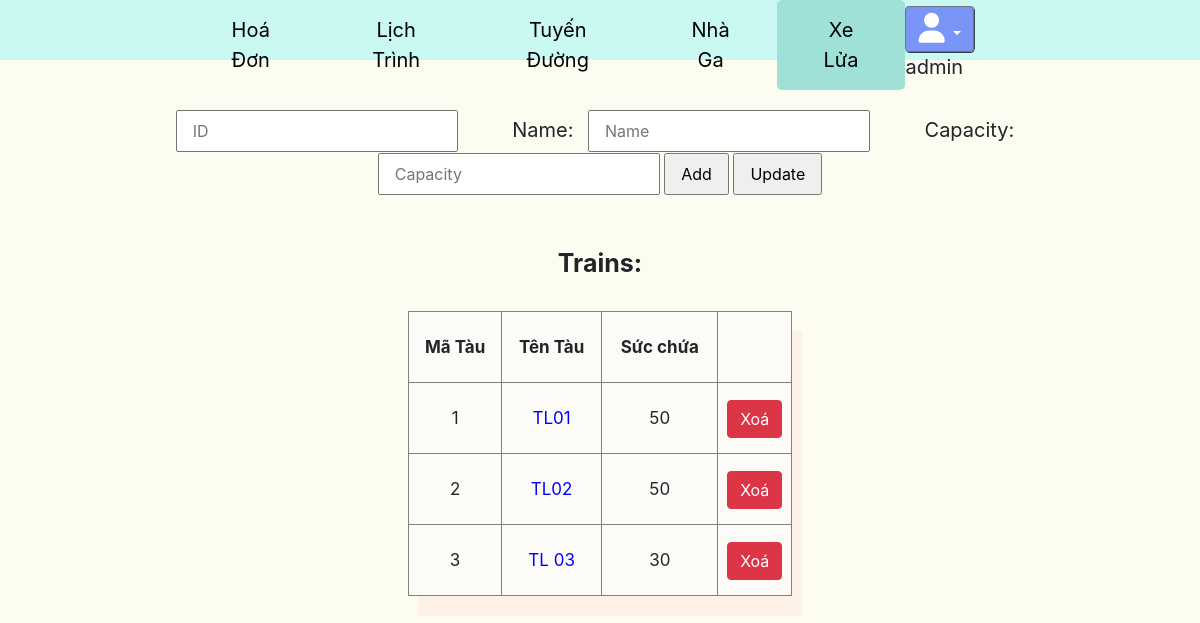
Before: /trains/ (signed in) with the older database file.
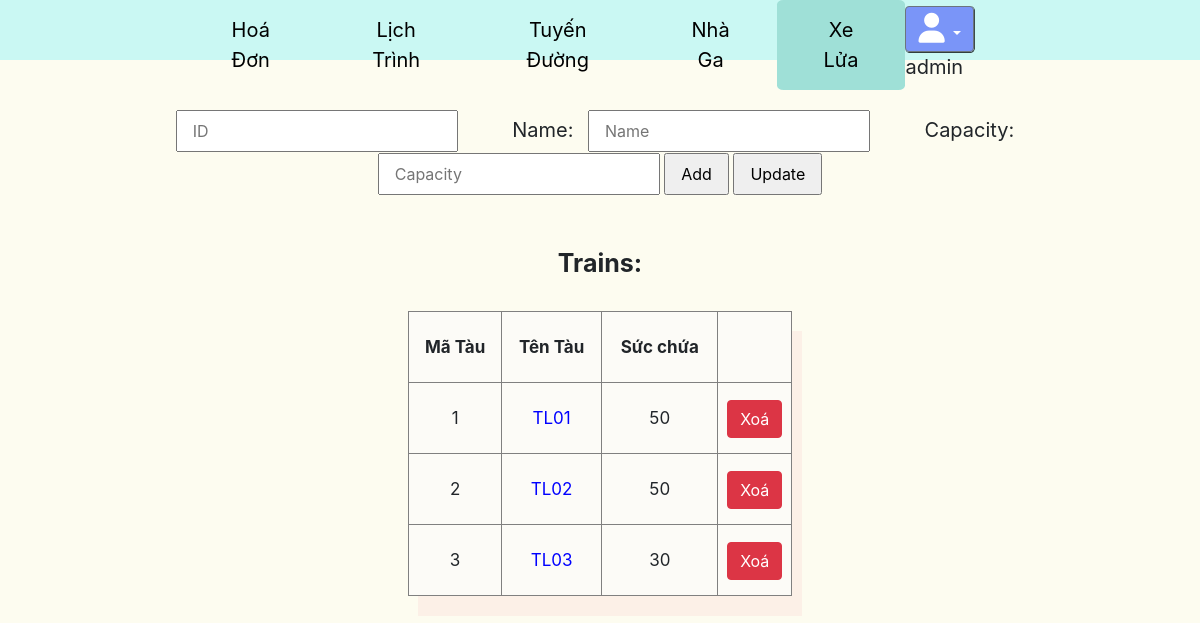
After: the same page with the newer database file.
### core/models.py (models this page shows, shortened)
class Train(models.Model):
    name = models.CharField(default = "", max_length = 50)
    capacity = models.IntegerField(default = 50)
    place = models.CharField(default = "", max_length = 255, null=True,blank=True)

### core/views.py (the view, shortened to what this page needs)
# urls.py: path('trains/', Trains.as_view() , name='trains'),
@method_decorator(staff_member_required, name='dispatch')
class Trains(View):
    def get(self,request):
        trains = Train.objects.all()
        context = {
            'trains':trains,
        }
        return render(request, 'core/trains.html',context)

### core/templates/core/trains.html (shortened to what this page needs)
{% extends 'core/base_manage.html' %} {% load static %} {% block head %}
<link rel="stylesheet" href="{% static 'css/RTT.css' %}" />
{% endblock head %} {% block contain %}
<div class="main">
  <form action="" method="post">
    <input id="ip_slug" type="text" name='slug' placeholder="ID" readonly/>
    <label for="name">Name: </label>
    <input id="ip_name" type="text" name="name" required placeholder="Name"/>
    <label for="capacity">Capacity: </label>
    <input id="ip_capacity" type="number" name="capacity" required placeholder="Capacity"/>
    <input type="submit" name='add' value="Add" />
    <input type="submit" name='update' value="Update" />
  </form>
  <fieldset>
    <legend id="myLegend">Trains:</legend>
    <table border="1px solid gray">
      <tr border="1px solid gray">
        <th style="padding: 5px">Mã Tàu</th>
        <th style="padding: 5px">Tên Tàu</th>
        <th style="padding: 5px">Sức chứa</th>
        <th style="padding: 5px"></th>
      </tr>
      {% for train in trains %}
      <tr border="1px solid gray">
        <td class='slug' style="padding: 5px">{{train.id}}</td>
        <td class="name" style="padding: 5px;cursor: pointer;color:blue">{{train.name}}</td>
        <td style="padding: 5px">{{train.capacity}}</td>
        <td style="padding: 0px"><a class="btn btn-danger" href="{% url 'delete-train' train.id %}">Xoá</a></td>
      </tr>
      {% endfor %}
    </table>
  </fieldset>
</div>
{% endblock contain %}

Changed rows visible on the page:
changed Train id 3: name "TL 03" → "TL03"
